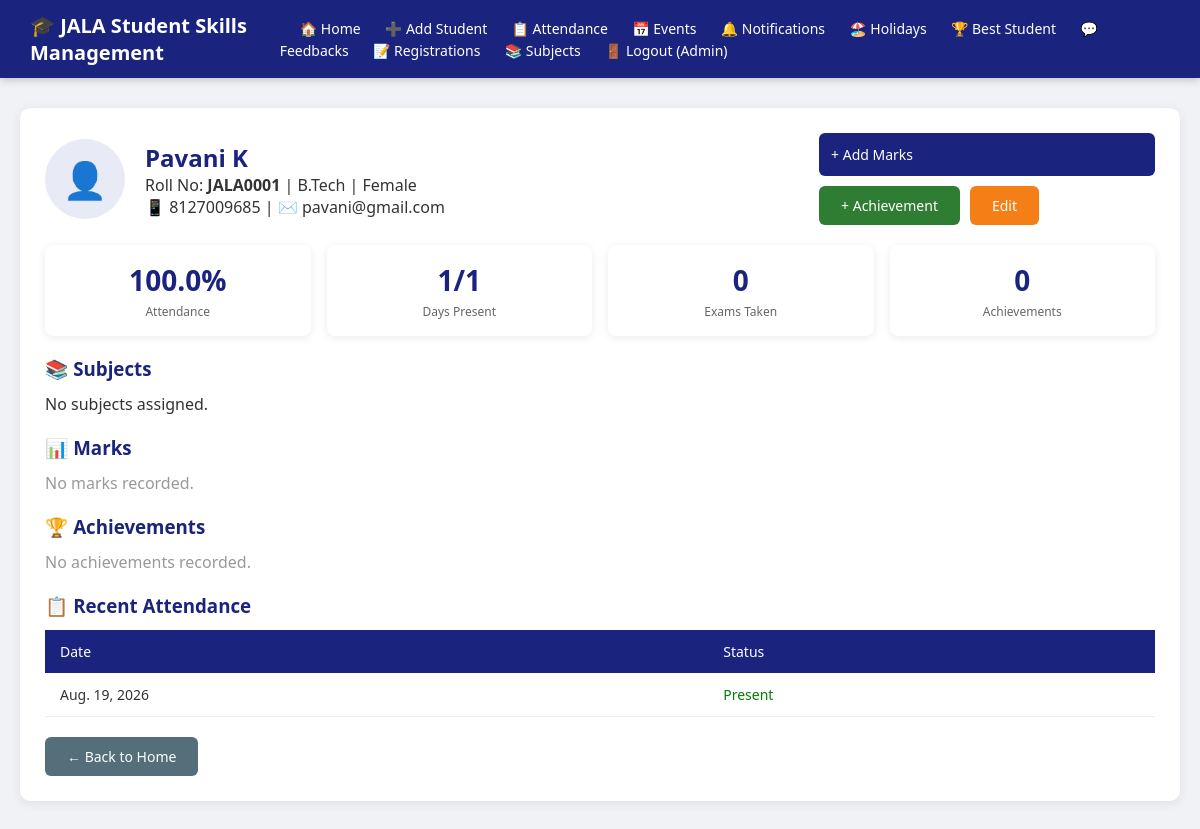
/report/1/ (signed in), run on the app's committed database.
### students/models.py (models this page shows, shortened)
class Student(models.Model):
    QUALIFICATION_CHOICES = [('B.Tech','B. Tech'),('MCA','MCA'),('Graduation','Graduation'),('Post-Graduation','Post-Graduation'),('MBA','MBA'),('Others','Others')]
    GENDER_CHOICES = [('Male','Male'),('Female','Female')]
    STATUS_CHOICES = [('Active','Active'),('Inactive','Inactive')]
    roll_number = models.CharField(max_length=20, unique=True, blank=True)
    first_name = models.CharField(max_length=100)
    last_name = models.CharField(max_length=100)
    mobile_number = models.CharField(max_length=15)
    email = models.EmailField(unique=True)
    gender = models.CharField(max_length=10, choices=GENDER_CHOICES)
    dob = models.DateField()
    qualification = models.CharField(max_length=20, choices=QUALIFICATION_CHOICES)
    skill_java = models.BooleanField(default=False)
    skill_dotnet = models.BooleanField(default=False)
    skill_python = models.BooleanField(default=False)
    skill_database = models.BooleanField(default=False)
    profile_image = models.ImageField(upload_to='profiles/', blank=True, null=True)
    description = models.TextField(max_length=500, blank=True)
    status = models.CharField(max_length=10, choices=STATUS_CHOICES, default='Active')
    parent_name = models.CharField(max_length=100, blank=True)
    parent_mobile = models.CharField(max_length=15, blank=True)
    parent_email = models.EmailField(blank=True)
    address = models.TextField(blank=True)
    subjects = models.ManyToManyField(Subject, blank=True)
    user = models.OneToOneField(User, on_delete=models.SET_NULL, null=True, blank=True, related_name='student_profile')
    created_at = models.DateTimeField(auto_now_add=True)

class Attendance(models.Model):
    STATUS_CHOICES = [('Present','Present'),('Absent','Absent'),('Late','Late')]
    student = models.ForeignKey(Student, on_delete=models.CASCADE, related_name='attendance')
    date = models.DateField()
    status = models.CharField(max_length=10, choices=STATUS_CHOICES, default='Present')
    marked_by = models.ForeignKey(User, on_delete=models.SET_NULL, null=True)
    class Meta: unique_together = ('student', 'date')

### students/views.py (the view)
# urls.py: path('report/<int:pk>/', views.student_report, name='student_report'),
@login_required(login_url='login')
def student_report(request, pk):
    student = get_object_or_404(Student, pk=pk)
    marks = student.marks.all().order_by('-date')
    achievements = student.achievements.all().order_by('-date')
    attendance = student.attendance.all().order_by('-date')
    total_days = attendance.count()
    present_days = attendance.filter(status='Present').count()
    attendance_pct = round((present_days / total_days * 100), 1) if total_days > 0 else 0
    return render(request, 'students/report.html', {
        'student': student, 'marks': marks, 'achievements': achievements,
        'attendance': attendance, 'total_days': total_days,
        'present_days': present_days, 'attendance_pct': attendance_pct,
        'is_admin': is_admin(request.user), 'is_teacher': is_teacher(request.user),
    })

### students/views.py (called while the page is built)
def is_admin(user): return user.is_superuser or user.groups.filter(name='Admin').exists()

def is_teacher(user): return user.groups.filter(name='Teacher').exists() or is_admin(user)

### students/templates/students/report.html (shortened to what this page needs)
{% extends 'students/base.html' %}
{% block content %}
<div class="card">
    <div style="display:flex; justify-content:space-between; align-items:center; margin-bottom:20px;">
        <div style="display:flex; align-items:center; gap:20px;">
            {% if student.profile_image %}<img src="{{ student.profile_image.url }}" style="width:80px; height:80px; border-radius:50%; object-fit:cover;">
            {% else %}<div style="width:80px; height:80px; border-radius:50%; background:#e8eaf6; display:flex; align-items:center; justify-content:center; font-size:36px;">👤</div>{% endif %}
            <div>
                <h2 style="color:#1a237e;">{{ student.first_name }} {{ student.last_name }}</h2>
                <p>Roll No: <strong>{{ student.roll_number }}</strong> | {{ student.qualification }} | {{ student.gender }}</p>
                <p>📱 {{ student.mobile_number }} | ✉️ {{ student.email }}</p>
            </div>
        </div>
        {% if is_teacher %}
        <div style="display:flex; gap:10px; flex-wrap:wrap;">
            <a href="{% url 'add_marks' student.pk %}" class="btn btn-primary">+ Add Marks</a>
            <a href="{% url 'add_achievement' student.pk %}" class="btn btn-success">+ Achievement</a>
            <a href="{% url 'edit_student' student.pk %}" class="btn btn-warning">Edit</a>
        </div>
        {% endif %}
    </div>
    <div class="stats">
        <div class="stat-card"><div class="number">{{ attendance_pct }}%</div><div class="label">Attendance</div></div>
        <div class="stat-card"><div class="number">{{ present_days }}/{{ total_days }}</div><div class="label">Days Present</div></div>
        <div class="stat-card"><div class="number">{{ marks|length }}</div><div class="label">Exams Taken</div></div>
        <div class="stat-card"><div class="number">{{ achievements|length }}</div><div class="label">Achievements</div></div>
    </div>
    <h3 style="color:#1a237e; margin-bottom:12px;">📚 Subjects</h3>
    <p>{% for s in student.subjects.all %}<span class="badge badge-java" style="margin-right:6px;">{{ s.name }}</span>{% empty %}No subjects assigned.{% endfor %}</p>
    <h3 style="color:#1a237e; margin:20px 0 12px;">📊 Marks</h3>
    {% if marks %}
    <div class="table-wrapper"><table><thead><tr><th>Subject</th><th>Exam Type</th><th>Marks</th><th>Max</th><th>%</th><th>Date</th></tr></thead>
    <tbody>{% for m in marks %}<tr><td>{{ m.subject.name }}</td><td>{{ m.exam_type }}</td><td>{{ m.marks_obtained }}</td><td>{{ m.max_marks }}</td><td><strong>{{ m.percentage }}%</strong></td><td>{{ m.date }}</td></tr>{% endfor %}</tbody></table></div>
    {% else %}<p style="color:#999;">No marks recorded.</p>{% endif %}
    <h3 style="color:#1a237e; margin:20px 0 12px;">🏆 Achievements</h3>
    {% if achievements %}
    {% for a in achievements %}<div style="padding:12px; background:#f9f9f9; border-left:4px solid #1a237e; border-radius:4px; margin-bottom:10px;"><strong>{{ a.title }}</strong> <span style="color:#999; font-size:12px;">— {{ a.date }}</span><br><span style="color:#555; font-size:13px;">{{ a.description }}</span></div>{% endfor %}
    {% else %}<p style="color:#999;">No achievements recorded.</p>{% endif %}
    <h3 style="color:#1a237e; margin:20px 0 12px;">📋 Recent Attendance</h3>
    {% if attendance %}
    <div class="table-wrapper"><table><thead><tr><th>Date</th><th>Status</th></tr></thead>
    <tbody>{% for a in attendance|slice:":20" %}<tr><td>{{ a.date }}</td><td><span style="color:{% if a.status == 'Present' %}green{% elif a.status == 'Absent' %}red{% else %}orange{% endif %};">{{ a.status }}</span></td></tr>{% endfor %}</tbody></table></div>
    {% else %}<p style="color:#999;">No attendance recorded.</p>{% endif %}
    <div style="margin-top:20px;"><a href="{% url 'home' %}" class="btn btn-secondary">← Back to Home</a></div>
</div>
{% endblock %}

### students/templates/students/base.html (shortened to what this page needs)
<!DOCTYPE html>
<html lang="en">
<head>
    {% load static %}
    <link rel="stylesheet" href="{% static 'css/style.css' %}">
</head>
<body>
<nav class="navbar">
    <h1>🎓 JALA Student Skills Management</h1>
    <div>
        {% if user.is_authenticated %}
        <a href="{% url 'home' %}">🏠 Home</a>
        {% if is_admin or is_teacher %}
        <a href="{% url 'create_student' %}">➕ Add Student</a>
        <a href="{% url 'mark_attendance' %}">📋 Attendance</a>
        {% endif %}
        {% if is_admin %}
        <a href="{% url 'manage_events' %}">📅 Events</a>
        <a href="{% url 'manage_notifications' %}">🔔 Notifications</a>
        <a href="{% url 'manage_holidays' %}">🏖️ Holidays</a>
        <a href="{% url 'best_student' %}">🏆 Best Student</a>
        <a href="{% url 'manage_feedbacks' %}">💬 Feedbacks</a>
        <a href="{% url 'manage_registrations' %}">📝 Registrations</a>
        <a href="{% url 'manage_subjects' %}">📚 Subjects</a>
        {% endif %}
        <a href="{% url 'logout' %}">🚪 Logout ({{ user.username }})</a>
        {% else %}
        <a href="{% url 'parent_portal' %}">👨‍👩‍👧 Parent Portal</a>
        <a href="{% url 'feedback' %}">💬 Feedback</a>
        <a href="{% url 'register_student' %}">📝 Register</a>
        {% endif %}
    </div>
</nav>
<div class="container">
    {% block content %}{% endblock %}
</div>
</body>
</html>

### static/css/style.css (style rules this page uses)
* { margin: 0; padding: 0; box-sizing: border-box; }
body { font-family: 'Segoe UI', sans-serif; background: #f0f2f5; color: #333; }
.navbar { background: #1a237e; color: white; padding: 12px 30px; display: flex; justify-content: space-between; align-items: center; box-shadow: 0 2px 8px rgba(0,0,0,0.2); }
.navbar h1 { font-size: 20px; font-weight: 600; }
.navbar a { color: white; text-decoration: none; margin-left: 20px; font-size: 14px; }
.btn { padding: 10px 22px; border: none; border-radius: 6px; cursor: pointer; font-size: 14px; font-weight: 500; text-decoration: none; display: inline-block; transition: opacity 0.2s; }
.btn-primary { background: #1a237e; color: white; width: 100%; padding: 12px; }
.btn-success { background: #2e7d32; color: white; }
.btn-warning { background: #f57f17; color: white; }
.btn-secondary { background: #546e7a; color: white; }
.container { max-width: 1200px; margin: 30px auto; padding: 0 20px; }
.card { background: white; border-radius: 10px; padding: 25px; box-shadow: 0 2px 12px rgba(0,0,0,0.08); margin-bottom: 20px; }
.table-wrapper { overflow-x: auto; }
table { width: 100%; border-collapse: collapse; font-size: 14px; }
thead { background: #1a237e; color: white; }
thead th { padding: 12px 15px; text-align: left; font-weight: 500; }
tbody tr { border-bottom: 1px solid #eee; }
tbody td { padding: 12px 15px; }
.stats { display: flex; gap: 16px; margin-bottom: 20px; flex-wrap: wrap; }
.stat-card { background: white; border-radius: 8px; padding: 16px 24px; box-shadow: 0 2px 8px rgba(0,0,0,0.08); flex: 1; min-width: 140px; text-align: center; }
.stat-card .number { font-size: 28px; font-weight: 700; color: #1a237e; }
.stat-card .label { font-size: 12px; color: #666; margin-top: 4px; }

### data on the page
Student: first_name "Pavani", last_name "K", roll_number "JALA0001", qualification "B.Tech", gender "Female", mobile_number "8127009685", email "pavani@gmail.com"
Attendance: date "Aug. 19, 2026", status "Present"

### other printed values
{{ user.username }} "Admin"
{{ attendance_pct }} "100.0"
{{ present_days }} "1"
{{ total_days }} "1"
{{ marks|length }} "0"
{{ achievements|length }} "0"
